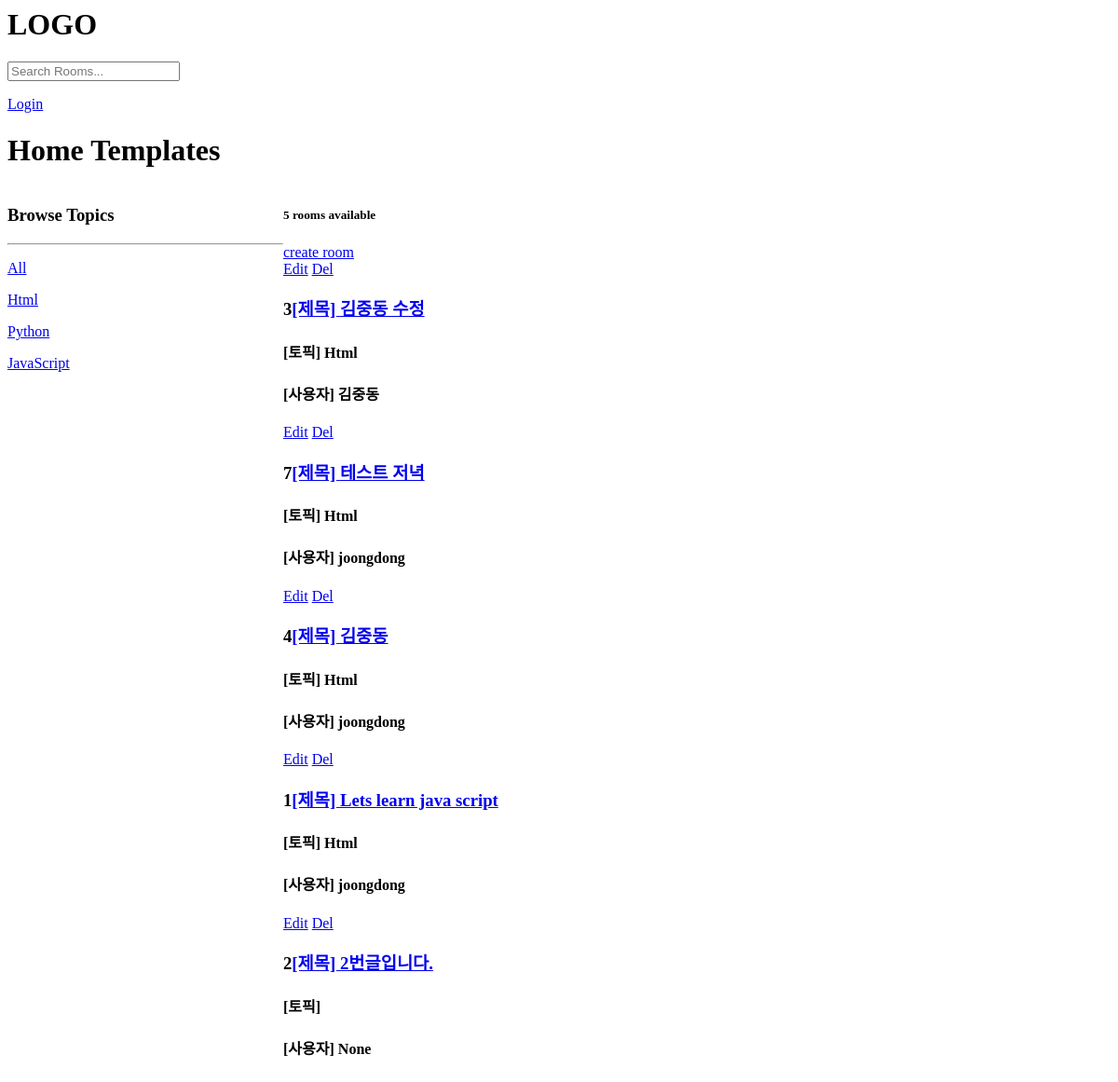
Before: / with the older database file.
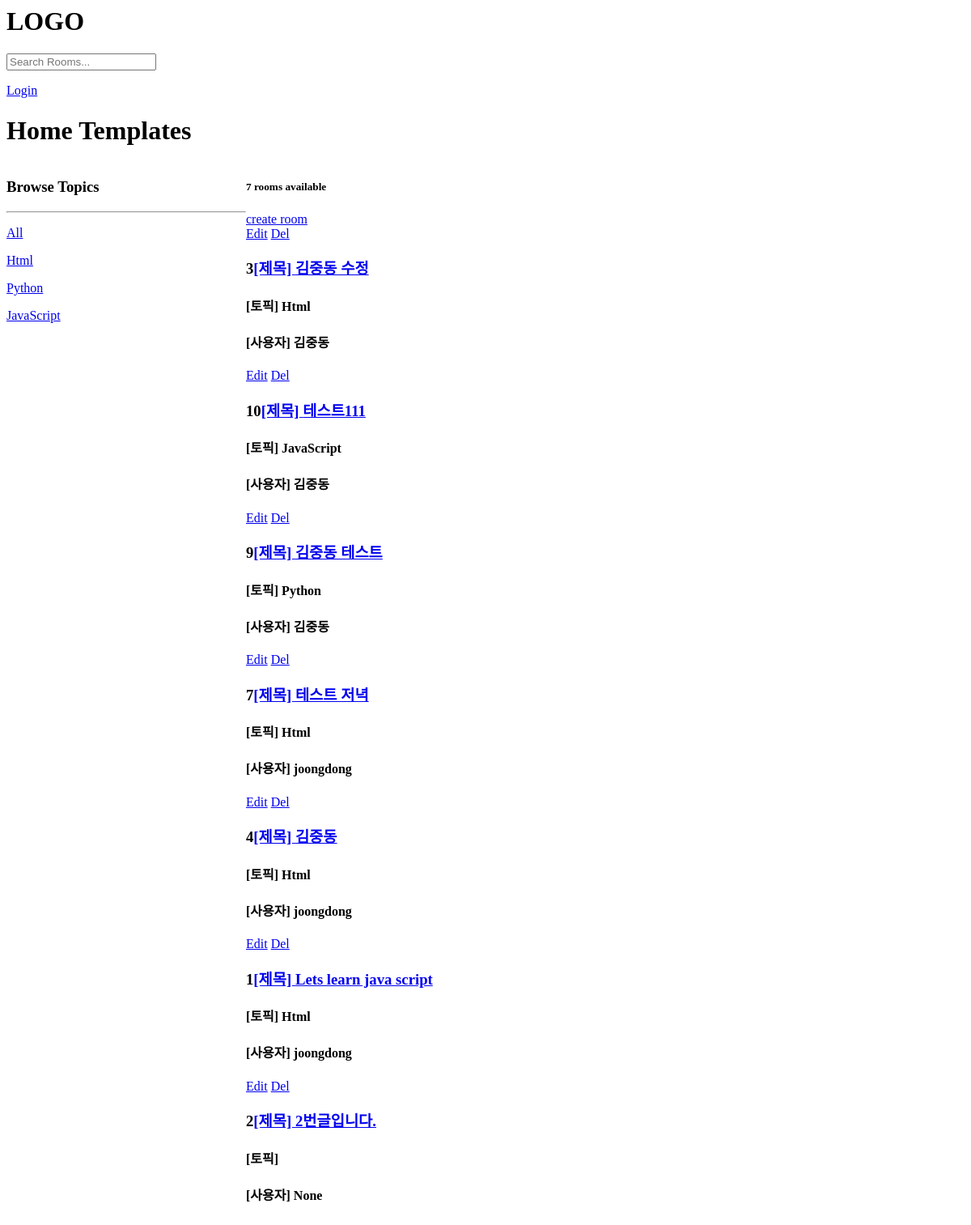
After: the same page with the newer database file.
### base/models.py (models this page shows, shortened)
class Topic(models.Model):
    name=models.CharField(max_length=200)
    def __str__(self):
     return self.name

class Room(models.Model):
    host= models.ForeignKey(User, on_delete=models.SET_NULL, null=True)
    topic = models.ForeignKey(Topic, on_delete=models.SET_NULL, null=True)
    name = models.CharField(max_length=200)
    description = models.TextField(null=True, blank=True) # 비어있어도 괜찬타.
    updated = models.DateTimeField(auto_now=True)  # auto now add : 한번 저장되면 변하지 않는 것이 add 붙이는것. auto now 는 항상 바뀐다.
    created = models.DateTimeField(auto_now_add=True)
    class Meta:
        ordering = ['-updated', '-created']

### base/views.py (the view)
# urls.py: path('', views.home, name="home"),
def home(request):
    q = request.GET.get('q')
    if request.GET.get('q') == None:  # 아무 선택이 없을 때는 q=''공백이다.
        q = ''
    rooms = Room.objects.filter(    # 먼저 django.db.models에서 Q를 임포트 해서 사용한다.
        Q(topic__name__icontains=q) |
        Q(name__icontains=q) |
        Q(description__icontains=q)
    )
    topics = Topic.objects.all()
    room_count = rooms.count()
    context = {'rooms': rooms, 'topics': topics, 'room_count': room_count}
    return render(request, 'base/home.html', context)

### base/templates/base/home.html (shortened to what this page needs)
{% extends 'main.html' %}
{% block content %}
<h1> Home Templates</h1>
<div class ="home-container">
    <div>
        <h3> Browse Topics </h3>
        <hr>
        <p><a href="{% url 'home' %}">All</a></p>
        {% for topic in topics %}
        <p><a href="{% url 'home' %}?q={{topic}}">{{topic.name}}</a></p>
        {% endfor %}
    </div>
    <div>
        <h5> {{room_count}} rooms available </h5>
        <a href="{% url 'create-room' %}"> create room </a>
            {% for room in rooms %}
                <div>
                    <a href="{% url 'update-room' room.id %}"> Edit</a>
                    <a href="{% url 'delete-room' room.id %}"> Del</a>
                    <h3>{{room.id}}<a href="/room/{{room.id}}">[제목] {{room.name}}</a></h3>
                    <h4>[토픽] {{room.topic.name}}</h4>
                    <h4>[사용자] {{room.host}}</h4>
                </div>
            {% endfor %}
    </div>
</div>
{% endblock content %}

### templates/main.html (shortened to what this page needs)
<html lang="en">
<head>
</head>
<body>
    {% include 'navbar.html' %}
    {% block content %}
    {% endblock %}
</body>
</html>

### templates/navbar.html (shortened to what this page needs)
<h1>LOGO</h1>
<form method="GET" action="{% url 'home' %}">
    <input type="text" name="q" placeholder="Search Rooms..." />
</form>
<a href="{% url 'login' %}"> Login </a>

### base/templates/base/home.html (style rules this page uses)
.home-container { display: grid; grid-template-columns: 1fr 3fr; }

Changed rows visible on the page:
added Room: id "10", name "테스트111", topic.name "JavaScript", host "김중동"
added Room: id "9", name "김중동 테스트", topic.name "Python", host "김중동"
Other visible differences:
{{ room_count }}: "5" → "7"
